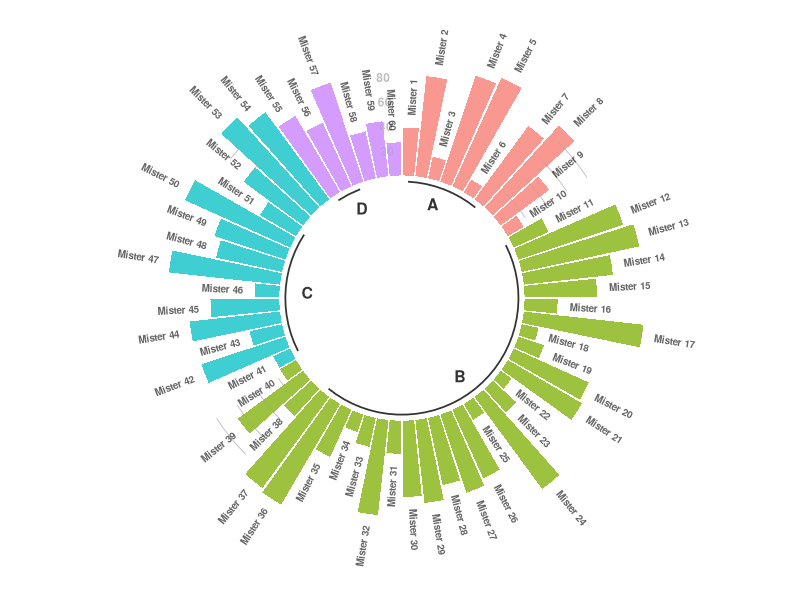

R code for this plot:
#https://www.r-graph-gallery.com/297-circular-barplot-with-groups.html
# library
library(tidyverse)

# Create dataset
data <- data.frame(
  individual=paste( "Mister ", seq(1,60), sep=""),
  group=c( rep('A', 10), rep('B', 30), rep('C', 14), rep('D', 6)) ,
  value=sample( seq(10,100), 60, replace=T)
)

# Set a number of 'empty bar' to add at the end of each group
empty_bar <- 3
to_add <- data.frame( matrix(NA, empty_bar*nlevels(data$group), ncol(data)) )
colnames(to_add) <- colnames(data)
to_add$group <- rep(levels(data$group), each=empty_bar)
data <- rbind(data, to_add)
data <- data %>% arrange(group)
data$id <- seq(1, nrow(data))

# Get the name and the y position of each label
label_data <- data
number_of_bar <- nrow(label_data)
angle <- 90 - 360 * (label_data$id-0.5) /number_of_bar     # I substract 0.5 because the letter must have the angle of the center of the bars. Not extreme right(1) or extreme left (0)
label_data$hjust <- ifelse( angle < -90, 1, 0)
label_data$angle <- ifelse(angle < -90, angle+180, angle)

# prepare a data frame for base lines
base_data <- data %>% 
  group_by(group) %>% 
  summarize(start=min(id), end=max(id) - empty_bar) %>% 
  rowwise() %>% 
  mutate(title=mean(c(start, end)))

# prepare a data frame for grid (scales)
grid_data <- base_data
grid_data$end <- grid_data$end[ c( nrow(grid_data), 1:nrow(grid_data)-1)] + 1
grid_data$start <- grid_data$start - 1
grid_data <- grid_data[-1,]

# Make the plot
p <- ggplot(data, aes(x=as.factor(id), y=value, fill=group)) +       # Note that id is a factor. If x is numeric, there is some space between the first bar
  
  geom_bar(aes(x=as.factor(id), y=value, fill=group), stat="identity", alpha=0.5) +
  
  # Add a val=100/75/50/25 lines. I do it at the beginning to make sur barplots are OVER it.
  geom_segment(data=grid_data, aes(x = end, y = 80, xend = start, yend = 80), colour = "grey", alpha=1, size=0.3 , inherit.aes = FALSE ) +
  geom_segment(data=grid_data, aes(x = end, y = 60, xend = start, yend = 60), colour = "grey", alpha=1, size=0.3 , inherit.aes = FALSE ) +
  geom_segment(data=grid_data, aes(x = end, y = 40, xend = start, yend = 40), colour = "grey", alpha=1, size=0.3 , inherit.aes = FALSE ) +
  geom_segment(data=grid_data, aes(x = end, y = 20, xend = start, yend = 20), colour = "grey", alpha=1, size=0.3 , inherit.aes = FALSE ) +
  
  # Add text showing the value of each 100/75/50/25 lines
  annotate("text", x = rep(max(data$id),4), y = c(20, 40, 60, 80), label = c("20", "40", "60", "80") , color="grey", size=3 , angle=0, fontface="bold", hjust=1) +
  
  geom_bar(aes(x=as.factor(id), y=value, fill=group), stat="identity", alpha=0.5) +
  ylim(-100,120) +
  theme_minimal() +
  theme(
    legend.position = "none",
    axis.text = element_blank(),
    axis.title = element_blank(),
    panel.grid = element_blank(),
    plot.margin = unit(rep(-1,4), "cm") 
  ) +
  coord_polar() + 
  geom_text(data=label_data, aes(x=id, y=value+10, label=individual, hjust=hjust), color="black", fontface="bold",alpha=0.6, size=2.5, angle= label_data$angle, inherit.aes = FALSE ) +
  
  # Add base line information
  geom_segment(data=base_data, aes(x = start, y = -5, xend = end, yend = -5), colour = "black", alpha=0.8, size=0.6 , inherit.aes = FALSE )  +
  geom_text(data=base_data, aes(x = title, y = -18, label=group), hjust=c(1,1,0,0), colour = "black", alpha=0.8, size=4, fontface="bold", inherit.aes = FALSE)

p
